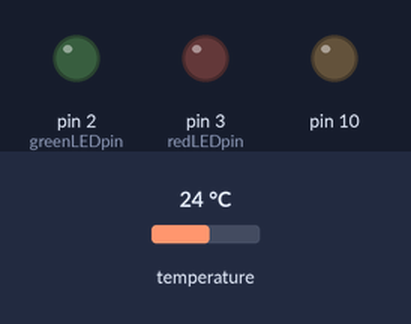
The sketch below on a simulated Arduino Uno, built with avr-gcc and run on an emulated ATmega328P. On the bench: output pins drawn as LEDs (lit = HIGH). The inputs (shaded band) are chosen by the test bench; at power-on: temperature 24 °C. The local clock reads 2024-03-15 10:24:30 at power-on unless the sketch sets it; storage starts empty; what the sketch prints to the serial monitor is not drawn.

Above: at 12.5 s.
Timing chart, 0 to 32.5 s (numbered marks = the images above):
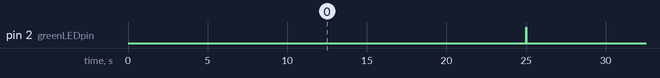

The sketch:

temperature_logger.ino
```cpp
#include <SPI.h>
#include <SD.h>
#include <Wire.h>
#include "RTClib.h"
#include "Adafruit_MCP9808.h"

// how many milliseconds between grabbing data and logging it. 1000 ms is once a second
#define LOG_INTERVAL  25000 // mills between entries (reduce to take more/faster data)

// how many milliseconds before writing the logged data permanently to disk
// set it to the LOG_INTERVAL to write each time (safest)
// set it to 10*LOG_INTERVAL to write all data every 10 datareads, you could lose up to
// the last 10 reads if power is lost but it uses less power and is much faster!
#define SYNC_INTERVAL 25000 // mills between calls to flush() - to write data to the card
uint32_t syncTime = 0; // time of last sync()

#define ECHO_TO_SERIAL   0 // echo data to serial port
#define WAIT_TO_START    0 // Wait for serial input in setup()

// the digital pins that connect to the LEDs
#define redLEDpin 3
#define greenLEDpin 2

// for the data logging shield, we use digital pin 10 for the SD cs line
const int chipSelect = 10;

// the logging file
File logfile;

// Create the MCP9808 temperature sensor object
Adafruit_MCP9808 tempsensor = Adafruit_MCP9808();

// Create the PCF8523 real-time clock object
RTC_PCF8523 rtc;
char daysOfTheWeek[7][12] = {"Sunday", "Monday", "Tuesday", "Wednesday", "Thursday", "Friday", "Saturday"};

void error(char *str)
{
  Serial.print("error: ");
  Serial.println(str);

  // red LED indicates error
  digitalWrite(redLEDpin, HIGH);

  while(1);
}

void setup() {
  Serial.begin(9600);
  Serial.println("Setup");

  // use debugging LEDs
  pinMode(redLEDpin, OUTPUT);
  pinMode(greenLEDpin, OUTPUT);

#if WAIT_TO_START
  Serial.println("Type any character to start");
  while (!Serial.available());
#endif //WAIT_TO_START

  // initialize the SD card
  Serial.print("Initializing SD card...");
  // make sure that the default chip select pin is set to
  // output, even if you don't use it:
  pinMode(10, OUTPUT);

  // see if the card is present and can be initialized:
  if (!SD.begin(chipSelect)) {
    error("Card failed, or not present");
  }
  Serial.println("card initialized.");

  // create a new file
  char filename[] = "LOGGER00.CSV";
  for (uint8_t i = 0; i < 100; i++) {
    filename[6] = i/10 + '0';
    filename[7] = i%10 + '0';
    if (! SD.exists(filename)) {
      // only open a new file if it doesn't exist
      logfile = SD.open(filename, FILE_WRITE);
      break;  // leave the loop!
    }
  }

  if (! logfile) {
    error("couldnt create file");
  }

  Serial.print("Logging to: ");
  Serial.println(filename);

  if (!tempsensor.begin(0x18)) {
    error("Couldn't find MCP9808!");
  }

  if (!rtc.begin()) {
    error("Couldn't find RTC");
  }

  if (!rtc.initialized()) {
    error("RTC is NOT running!");
  }

  logfile.println("unixtime,utc,temp");
#if ECHO_TO_SERIAL
  Serial.println("unixtime,utc,temp");
#endif //ECHO_TO_SERIAL
}

void loop() {
  DateTime now;

  // delay for the amount of time we want between readings
  delay((LOG_INTERVAL -1) - (millis() % LOG_INTERVAL));

  digitalWrite(greenLEDpin, HIGH);

#if ECHO_TO_SERIAL
  Serial.println("wake up MCP9808.... "); // wake up MSP9808 - power consumption ~200 mikro Ampere
  tempsensor.shutdown_wake(0);
#endif // ECHO_TO_SERIAL

  // fetch the time
  now = rtc.now();

  // log unixtime
  logfile.print(now.unixtime(), DEC);
#if ECHO_TO_SERIAL
  Serial.print(now.unixtime(), DEC);
#endif //ECHO_TO_SERIAL

  // log utc
  logfile.print(",");
  logfile.print('"');
  logfile.print(now.year(), DEC);
  logfile.print("/");
  logfile.print(now.month(), DEC);
  logfile.print("/");
  logfile.print(now.day(), DEC);
  logfile.print(" ");
  logfile.print(now.hour(), DEC);
  logfile.print(":");
  logfile.print(now.minute(), DEC);
  logfile.print(":");
  logfile.print(now.second(), DEC);
  logfile.print('"');
#if ECHO_TO_SERIAL
  Serial.print(",");
  Serial.print('"');
  Serial.print(now.year(), DEC);
  Serial.print("/");
  Serial.print(now.month(), DEC);
  Serial.print("/");
  Serial.print(now.day(), DEC);
  Serial.print(" ");
  Serial.print(now.hour(), DEC);
  Serial.print(":");
  Serial.print(now.minute(), DEC);
  Serial.print(":");
  Serial.print(now.second(), DEC);
  Serial.print('"');
#endif //ECHO_TO_SERIAL

  // Read and print out the temperature, then convert to *F
  float temperatureC = tempsensor.readTempC();
  float temperatureF = temperatureC * 9.0 / 5.0 + 32;

  // log temperature
  logfile.print(",");
  logfile.print(temperatureF);
#if ECHO_TO_SERIAL
  Serial.print(",");
  Serial.print(temperatureF);
#endif //ECHO_TO_SERIAL

  logfile.println();
#if ECHO_TO_SERIAL
  Serial.println();
#endif // ECHO_TO_SERIAL

#if ECHO_TO_SERIAL
  Serial.println("Shutdown MCP9808.... ");
  tempsensor.shutdown_wake(1); // shutdown MSP9808 - power consumption ~0.1 mikro Ampere
#endif //ECHO_TO_SERIAL

  digitalWrite(greenLEDpin, LOW);

  // Now we write data to disk! Don't sync too often - requires 2048 bytes of I/O to SD card
  // which uses a bunch of power and takes time
  if ((millis() - syncTime) < SYNC_INTERVAL) return;
  syncTime = millis();

#if ECHO_TO_SERIAL
  Serial.println("Syncing");
#endif // ECHO_TO_SERIAL

  // blink LED to show we are syncing data to the card & updating FAT!
  digitalWrite(redLEDpin, HIGH);
  logfile.flush();
  digitalWrite(redLEDpin, LOW);
}
```

Measured:
- by itself, pin 2 (greenLEDpin): alternates HIGH for 0.02 s and LOW for 25.0 s
